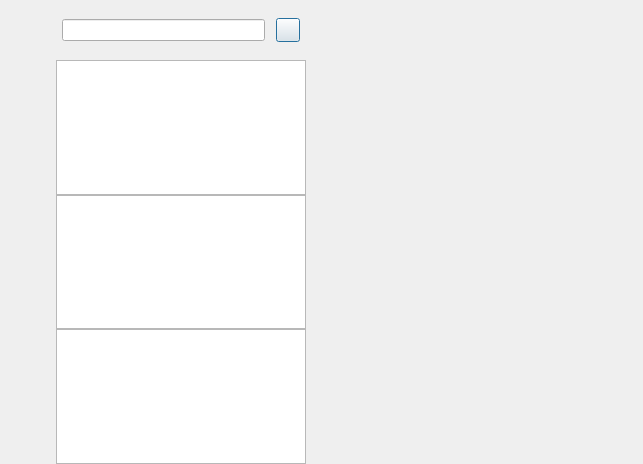
<?xml version="1.0" encoding="UTF-8"?>
<ui version="4.0">
 <class>ChatDialog</class>
 <widget class="QDialog" name="ChatDialog">
  <property name="geometry">
   <rect>
    <x>0</x>
    <y>0</y>
    <width>643</width>
    <height>464</height>
   </rect>
  </property>
  <property name="windowTitle">
   <string>Dialog</string>
  </property>
  <layout class="QHBoxLayout" name="horizontalLayout">
   <property name="spacing">
    <number>0</number>
   </property>
   <property name="leftMargin">
    <number>0</number>
   </property>
   <property name="topMargin">
    <number>0</number>
   </property>
   <property name="rightMargin">
    <number>0</number>
   </property>
   <property name="bottomMargin">
    <number>0</number>
   </property>
   <item>
    <widget class="QWidget" name="side_bar_wid" native="true">
     <property name="sizePolicy">
      <sizepolicy hsizetype="Fixed" vsizetype="Expanding">
       <horstretch>0</horstretch>
       <verstretch>0</verstretch>
      </sizepolicy>
     </property>
     <property name="minimumSize">
      <size>
       <width>56</width>
       <height>0</height>
      </size>
     </property>
     <property name="maximumSize">
      <size>
       <width>56</width>
       <height>16777215</height>
      </size>
     </property>
     <property name="contextMenuPolicy">
      <enum>Qt::DefaultContextMenu</enum>
     </property>
     <property name="layoutDirection">
      <enum>Qt::LeftToRight</enum>
     </property>
     <layout class="QGridLayout" name="gridLayout_2">
      <property name="topMargin">
       <number>30</number>
      </property>
      <property name="verticalSpacing">
       <number>15</number>
      </property>
      <item row="0" column="0">
       <widget class="StateWidget" name="side_head_widget">
        <property name="minimumSize">
         <size>
          <width>36</width>
          <height>36</height>
         </size>
        </property>
        <property name="maximumSize">
         <size>
          <width>36</width>
          <height>36</height>
         </size>
        </property>
        <property name="layoutDirection">
         <enum>Qt::LeftToRight</enum>
        </property>
        <property name="text">
         <string/>
        </property>
        <property name="alignment">
         <set>Qt::AlignCenter</set>
        </property>
       </widget>
      </item>
      <item row="1" column="0">
       <widget class="QWidget" name="widget" native="true">
        <property name="layoutDirection">
         <enum>Qt::LeftToRight</enum>
        </property>
        <layout class="QVBoxLayout" name="verticalLayout_3">
         <property name="spacing">
          <number>20</number>
         </property>
         <item>
          <widget class="StateWidget" name="side_chat_widget">
           <property name="minimumSize">
            <size>
             <width>25</width>
             <height>25</height>
            </size>
           </property>
           <property name="maximumSize">
            <size>
             <width>25</width>
             <height>25</height>
            </size>
           </property>
           <property name="layoutDirection">
            <enum>Qt::LeftToRight</enum>
           </property>
           <property name="text">
            <string/>
           </property>
          </widget>
         </item>
         <item>
          <widget class="StateWidget" name="side_contact_widget">
           <property name="minimumSize">
            <size>
             <width>25</width>
             <height>25</height>
            </size>
           </property>
           <property name="maximumSize">
            <size>
             <width>25</width>
             <height>25</height>
            </size>
           </property>
           <property name="text">
            <string/>
           </property>
          </widget>
         </item>
        </layout>
       </widget>
      </item>
      <item row="2" column="0">
       <spacer name="verticalSpacer">
        <property name="orientation">
         <enum>Qt::Vertical</enum>
        </property>
        <property name="sizeHint" stdset="0">
         <size>
          <width>20</width>
          <height>287</height>
         </size>
        </property>
       </spacer>
      </item>
     </layout>
    </widget>
   </item>
   <item>
    <widget class="QWidget" name="chat_user_wid" native="true">
     <property name="maximumSize">
      <size>
       <width>250</width>
       <height>16777215</height>
      </size>
     </property>
     <layout class="QVBoxLayout" name="verticalLayout_2">
      <property name="spacing">
       <number>0</number>
      </property>
      <property name="leftMargin">
       <number>0</number>
      </property>
      <property name="topMargin">
       <number>0</number>
      </property>
      <property name="rightMargin">
       <number>0</number>
      </property>
      <property name="bottomMargin">
       <number>0</number>
      </property>
      <item>
       <widget class="QWidget" name="search_wid" native="true">
        <property name="minimumSize">
         <size>
          <width>0</width>
          <height>60</height>
         </size>
        </property>
        <property name="maximumSize">
         <size>
          <width>16777215</width>
          <height>60</height>
         </size>
        </property>
        <layout class="QHBoxLayout" name="horizontalLayout_2">
         <property name="leftMargin">
          <number>6</number>
         </property>
         <property name="topMargin">
          <number>6</number>
         </property>
         <property name="rightMargin">
          <number>6</number>
         </property>
         <property name="bottomMargin">
          <number>6</number>
         </property>
         <item>
          <widget class="CustomizeEdit" name="search_edit"/>
         </item>
         <item>
          <spacer name="horizontalSpacer">
           <property name="orientation">
            <enum>Qt::Horizontal</enum>
           </property>
           <property name="sizeType">
            <enum>QSizePolicy::Fixed</enum>
           </property>
           <property name="sizeHint" stdset="0">
            <size>
             <width>5</width>
             <height>20</height>
            </size>
           </property>
          </spacer>
         </item>
         <item>
          <widget class="ClickedBtn" name="add_btn">
           <property name="minimumSize">
            <size>
             <width>24</width>
             <height>24</height>
            </size>
           </property>
           <property name="maximumSize">
            <size>
             <width>24</width>
             <height>24</height>
            </size>
           </property>
           <property name="text">
            <string/>
           </property>
          </widget>
         </item>
        </layout>
       </widget>
      </item>
      <item>
       <widget class="ChatUserList" name="chat_user_list_wid"/>
      </item>
      <item>
       <widget class="SearchList" name="search_list_wid"/>
      </item>
      <item>
       <widget class="ContactUserList" name="con_user_list_wid"/>
      </item>
     </layout>
    </widget>
   </item>
   <item>
    <widget class="QStackedWidget" name="stackedWidget">
     <property name="currentIndex">
      <number>1</number>
     </property>
     <widget class="ChatPage" name="chat_page">
      <layout class="QGridLayout" name="gridLayout"/>
     </widget>
     <widget class="QWidget" name="friend_apply_page"/>
    </widget>
   </item>
  </layout>
 </widget>
 <customwidgets>
  <customwidget>
   <class>ClickedBtn</class>
   <extends>QPushButton</extends>
   <header location="global">clickedbtn.h</header>
  </customwidget>
  <customwidget>
   <class>CustomizeEdit</class>
   <extends>QLineEdit</extends>
   <header location="global">customizeedit.h</header>
  </customwidget>
  <customwidget>
   <class>ChatUserList</class>
   <extends>QListWidget</extends>
   <header location="global">chatuserlist.h</header>
  </customwidget>
  <customwidget>
   <class>ChatPage</class>
   <extends>QWidget</extends>
   <header location="global">chatpage.h</header>
   <container>1</container>
  </customwidget>
  <customwidget>
   <class>StateWidget</class>
   <extends>QLabel</extends>
   <header location="global">statewidget.h</header>
  </customwidget>
  <customwidget>
   <class>SearchList</class>
   <extends>QListWidget</extends>
   <header location="global">searchlist.h</header>
  </customwidget>
  <customwidget>
   <class>ContactUserList</class>
   <extends>QListWidget</extends>
   <header location="global">contactuserlist.h</header>
  </customwidget>
 </customwidgets>
 <resources/>
 <connections/>
</ui>
